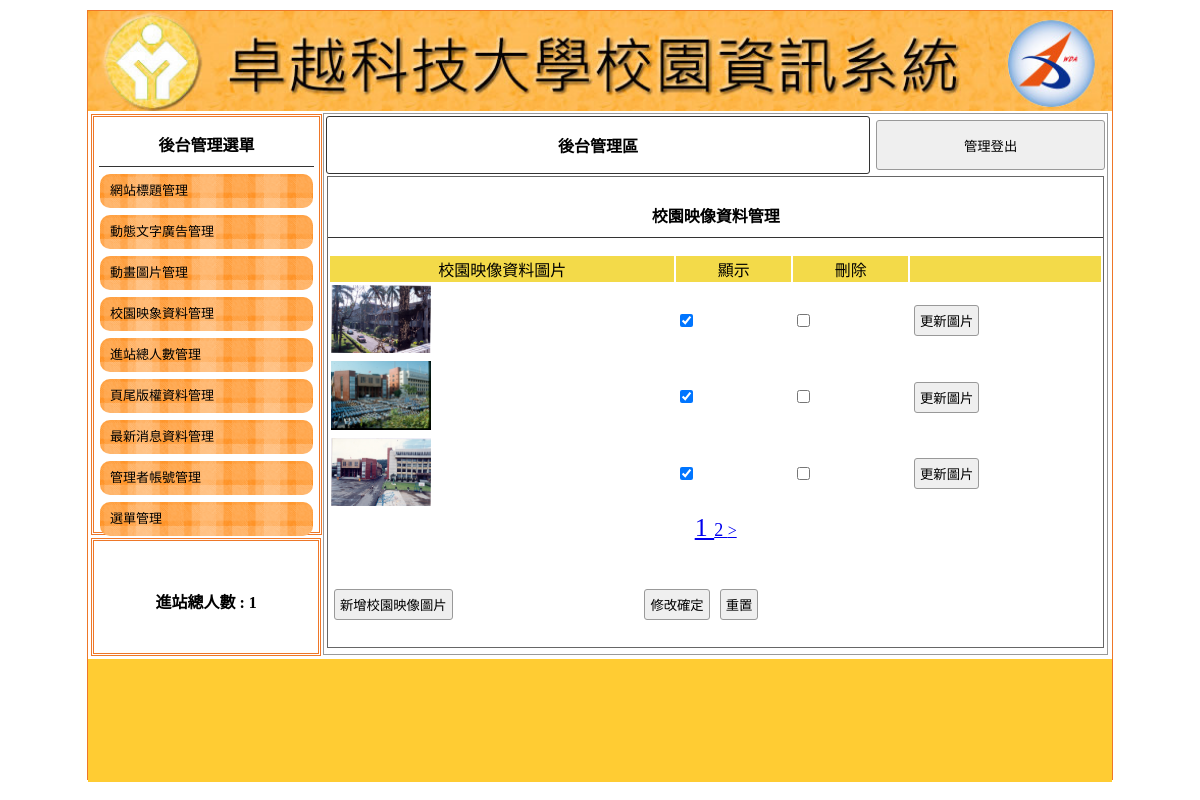
/admin.php?do=image, run on the app's committed database.
### tables this page shows
CREATE TABLE `title` (
  `id` int(11) NOT NULL,
  `text` text NOT NULL,
  `img` text NOT NULL,
  `sh` int(1) NOT NULL DEFAULT 0
);

CREATE TABLE `image` (
  `id` int(11) NOT NULL,
  `text` text NOT NULL,
  `img` text NOT NULL,
  `sh` int(1) NOT NULL DEFAULT 1
);

### api/db.php (called while the page is built, shortened)
<?php
class db{
    protected $table;
    protected   $pdo;
    protected   $dsn="mysql:host=localhost;charset=utf8;dbname=db03_z01l2;";
    public function __construct($table) {
        $this->table = $table;
        $this->pdo=new pdo($this->dsn,'root','');
    }
    function fetchAll($sql){
        return $this->pdo->query($sql)->fetchAll(PDO::FETCH_ASSOC);
    }
    function fetchOne($sql){
        return $this->pdo->query($sql)->fetch(PDO::FETCH_ASSOC);
    }
    function a2s($array){
        $tmp=[];
        foreach ($array as $key => $val) {
            $tmp[]="`$key`='$val'";
        }
        return $tmp;
    }
    function all(...$array){
        $sql = " SELECT * FROM $this->table ";
        if(!empty($array[0])){
            if(is_array($array[0])){
                $where= $this->a2s($array[0]);
                $sql .= " where ".join(" && ",$where);
            }else{
                $sql .= $array[0];
            }
        }if(!empty($array[1])){
            $sql .= $array[1];
        }
        return $this->fetchAll($sql);
    }
    function find($id){
        $sql = " SELECT * FROM $this->table ";
        if(is_array($id)){
            $where= $this->a2s($id);
            $sql .= " where ".join(" && ",$where);
        }else{
            $sql .= " where `id`='$id' ";
        }
        return $this->fetchOne($sql);
    }
    function count(...$array){
        $sql = " SELECT count(*) FROM $this->table ";
        return $this->pdo->query($sql)->fetchColumn();
    }
}
$Title=new db("title");

### back/image.php (the view, shortened to what this page needs)
<div style="width:99%; height:87%; margin:auto; overflow:auto; border:#666 1px solid;">
    <p class="t cent botli">校園映像資料管理</p>
    <form method="post" action="./api/edit.php">
        <table width="100%">
            <tbody>
                <tr class="yel">
                    <td width="45%">校園映像資料圖片</td>
                    <td width="15%">顯示</td>
                    <td width="15%">刪除</td>
                    <td></td>
                </tr>
                <?php
                $table=$_GET['do'];
                $db=ucfirst($table);
                $total=$$db->count();
                $div=3;
                $now=$_GET['p']??1;
                $pages=ceil($total/$div);
                $start=($now-1)*$div;
                $rows=$$db->all(" limit $start,$div ");
                ?>
                <?php
                foreach ($rows as $row) :
                ?>
                <tr class="">
                    <td width="45%">
                        <img src="./upload/<?=$row['img'];?>" style="width: 100px;">
                    </td>
                    <td width="15%">
                        <input type="checkbox" name="sh[]" value="<?=$row['id'];?>" <?=($row['sh']==1)?'checked':'';?>>
                    </td>
                    <td width="15%">
                        <input type="checkbox" name="del[]" value="<?=$row['id'];?>">
                    </td>
                    <td>
                    <input type="button" onclick="op('#cover','#cvr','./modal/update_<?=$do;?>.php?table=<?=$do?>&id=<?=$row['id'];?>')"
                    value="更新圖片">
                    </td>
                </tr>
                <?php
                endforeach ;
                ?>
            </tbody>
        </table>
        <div class="cent" >
            <?php
            for ($i=1; $i<=$pages; $i++) {
                $size=($now==$i)?'26px':'18px';
                echo "<a href='?do=table&p=$i' style='font-size: $size;'> $i </a>";
            }
            if($now+1<=$pages){
                echo "<a href='?do=table&p=".($now+1)."'> > </a>";
            }
            ?>
        </div>
        <table style="margin-top:40px; width:70%;">
            <tbody>
                <tr>
                    <td width="200px">
                        <input type="button" onclick="op('#cover','#cvr','./modal/<?=$do?>.php?table=<?=$do?>')"
                            value="新增校園映像圖片">
                    </td>
                    <td class="cent">
                        <input type="submit" value="修改確定">
                        <input type="reset" value="重置">
                    </td>
                </tr>
            </tbody>
        </table>
    </form>
</div>

### admin.php (shortened to what this page needs)
<?php
include_once "./api/db.php";
?>
<!DOCTYPE html>
<html lang="en">
<head>
    <link href="./css/css.css" rel="stylesheet" type="text/css">
</head>
<body>
    <div id="main">
        <a title="" href="index.php">
            <div class="ti" style="background:url('./upload/<?=$Title->find(['sh'=>1])['img'];?>'); background-size:cover;"></div>
        </a>
        <div id="ms">
            <div id="lf" style="float:left;">
                <div id="menuput" class="dbor">
                    <span class="t botli">後台管理選單</span>
                    <a style="color:#000; font-size:13px; text-decoration:none;" href="?do=title">
                        <div class="mainmu">
                            網站標題管理 </div>
                    </a>
                    <a style="color:#000; font-size:13px; text-decoration:none;" href="?do=ad">
                        <div class="mainmu">
                            動態文字廣告管理 </div>
                    </a>
                    <a style="color:#000; font-size:13px; text-decoration:none;" href="?do=mvim">
                        <div class="mainmu">
                            動畫圖片管理 </div>
                    </a>
                    <a style="color:#000; font-size:13px; text-decoration:none;" href="?do=image">
                        <div class="mainmu">
                            校園映象資料管理 </div>
                    </a>
                    <a style="color:#000; font-size:13px; text-decoration:none;" href="?do=total">
                        <div class="mainmu">
                            進站總人數管理 </div>
                    </a>
                    <a style="color:#000; font-size:13px; text-decoration:none;" href="?do=bottom">
                        <div class="mainmu">
                            頁尾版權資料管理 </div>
                    </a>
                    <a style="color:#000; font-size:13px; text-decoration:none;" href="?do=news">
                        <div class="mainmu">
                            最新消息資料管理 </div>
                    </a>
                    <a style="color:#000; font-size:13px; text-decoration:none;" href="?do=admin">
                        <div class="mainmu">
                            管理者帳號管理 </div>
                    </a>
                    <a style="color:#000; font-size:13px; text-decoration:none;" href="?do=menu">
                        <div class="mainmu">
                            選單管理 </div>
                    </a>
                </div>
                <div class="dbor" style="margin:3px; width:95%; height:20%; line-height:100px;">
                    <span class="t">進站總人數 :
                        1 </span>
                </div>
            </div>
            <div class="di"
                style="height:540px; border:#999 1px solid; width:76.5%; margin:2px 0px 0px 0px; float:left; position:relative; left:20px;">
                <table width="100%">
                    <tbody>
                        <tr>
                            <td style="width:70%;font-weight:800; border:#333 1px solid; border-radius:3px;"
                                class="cent"><a href="?do=admin" style="color:#000; text-decoration:none;">後台管理區</a>
                            </td>
                            <td><button onclick="location.href='./api/logout.php'"
                                    style="width:99%; margin-right:2px; height:50px;">管理登出</button></td>
                        </tr>
                    </tbody>
                </table>
	<?php
		$do=$_GET['do']??'admin';
		$file="./back/$do.php";
		if(file_exists($file)){
		include $file;
		}else{
		include "./back/admin.php";
		}
	?>
            </div>
        </div>
        <div
            style="width:1024px; left:0px; position:relative; background:#FC3; margin-top:4px; height:123px; display:block;">
            <span class="t" style="line-height:123px;"></span>
        </div>
    </div>
</body>
</html>

### css/css.css (style rules this page uses)
body { padding:0px; margin:0px; }
#main { width:1024px; height:768px; margin:10px auto 10px auto; border:#EE7728 1px solid; position:relative; }
.ti { width:100%; height:100px; position:relative; background-size:cover; background-repeat:no-repeat; }
.dbor { border:#EE7728 double 3px; margin:1px; padding:2px 10px 2px 10px; }
.t { font-weight:800; display:block; text-align:center; padding:10px 1px 10px 1px; }
.botli { border-bottom:#333 1px solid; }
.mainmu { position:relative; border-radius:10px; background:url(../icon/menu.fw.png) center no-repeat; background-size:cover; line-height:30px; padding:2px 10px 2px 10px; margin:7px 1px 7px 1px; }
#lf { height:540px; width:21%; display:inline-block; }
#menuput { width:100%; height:75%; position:relative; padding:5px; display:block; margin: 3px; }
.di { display:inline-block; }
.cent { text-align:center; }
input,button { border:#999 1px solid; border-radius:3px; background:#EFEFEF; padding:5px; margin:3px; }
.yel td { background:#F3DA49; text-align:center; }

### data on the page
title: img (picture)
image: img (picture), sh "☑"
image: img (picture), sh "☑"
image: img (picture), sh "☑"
